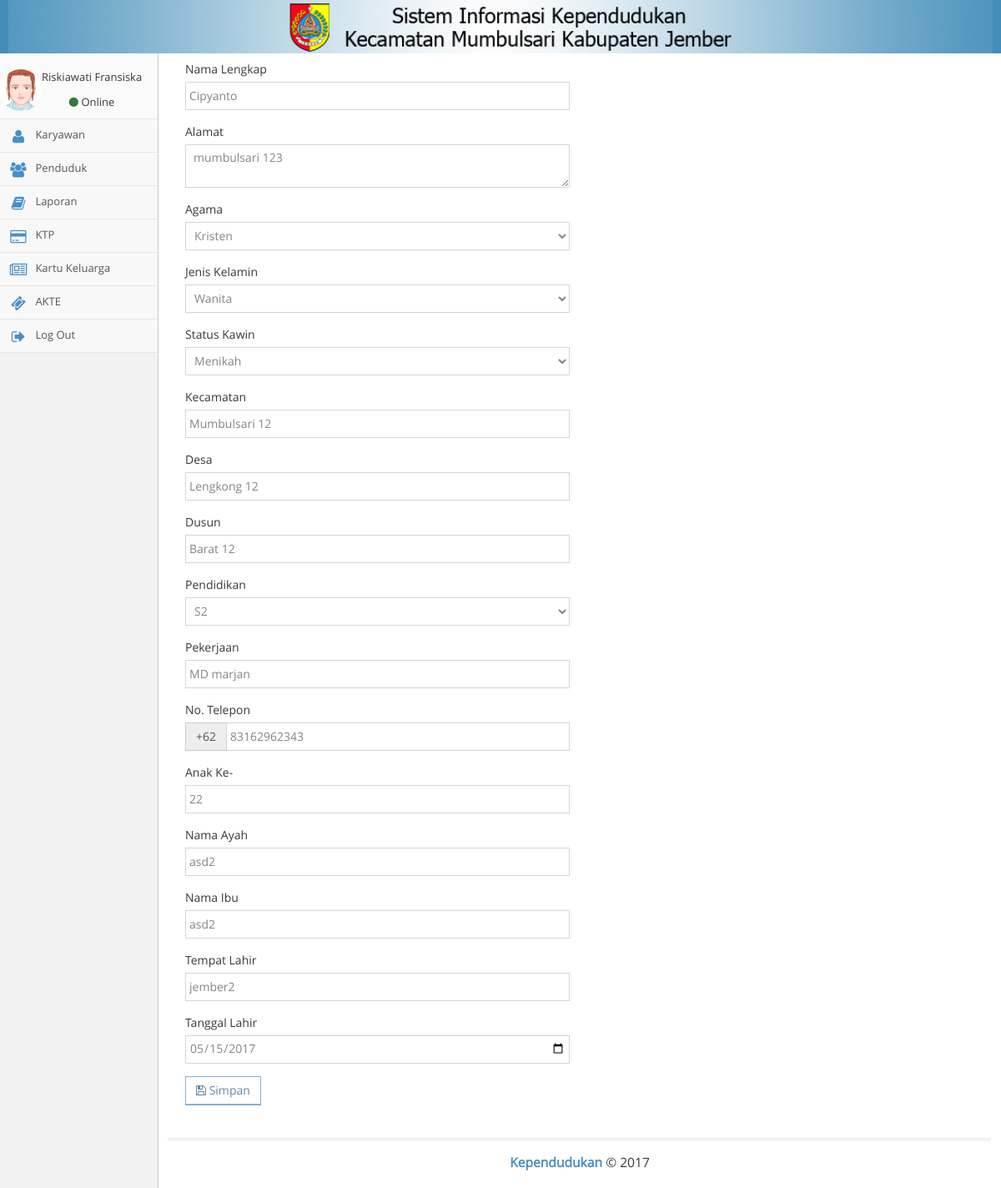
Screenshot of /index.php?page=editpen&id=2 (signed in) with the database file from the repository.
### tables this page shows
CREATE TABLE `penduduk` (
  `Id_Penduduk` int(10) unsigned NOT NULL AUTO_INCREMENT,
  `Nama` varchar(45) NOT NULL,
  `Alamat` varchar(45) NOT NULL,
  `Agama` varchar(45) NOT NULL,
  `Jenis_Kelamin` varchar(45) NOT NULL,
  `Satatus_Kawin` varchar(45) NOT NULL,
  `Kecamatan` varchar(45) NOT NULL,
  `Desa` varchar(45) NOT NULL,
  `Dusun` varchar(45) NOT NULL,
  `Pendidikan` varchar(45) NOT NULL,
  `Pekerjaan` varchar(45) NOT NULL,
  `No_Hp` varchar(45) NOT NULL,
  `Anak_Ke` varchar(45) NOT NULL,
  `Nama_Ayah` varchar(45) NOT NULL,
  `Nama_Ibu` varchar(45) NOT NULL,
  `Tempat_Lahir` varchar(45) NOT NULL,
  `Tanggal_Lahir` date NOT NULL,
  PRIMARY KEY (`Id_Penduduk`)
);

### modul/editpen.php (the view, shortened to what this page needs)
<div class="col-sm-6">
      <form method='POST' action=''>
      <?php
      $id = $_GET['id'];
      $redit = mysql_fetch_array(mysql_query("SELECT * FROM penduduk WHERE Id_Penduduk = '$id'"));
      ?>
              <div class="form-group">
                <label>Nama Lengkap </label>
                <input name="nama" type="text" required class="form-control" value="<?=$redit[Nama]?>" placeholder="Masukkan Nama Lengkap">
              </div>
              <div class="form-group">
                <label>Alamat </label>
                <textarea class="form-control" required name="alamat" rows="2"><?=$redit[Alamat]?></textarea>
              </div>
              <div class="form-group">
                <label>Agama</label>
                <select name="agama" class="form-control">
                  <option value="Kristen" <?php if ($redit['Agama'] == "Kristen") { echo "selected"; } ?>>Kristen</option>
                </select>
              </div>
              <div class="form-group">
                <label>Jenis Kelamin</label>
                <select name="jkel" class="form-control">
                  <option value="W" <?php if ($redit['Jenis_Kelamin'] == "W") { echo "selected"; } ?>>Wanita</option>
                </select>
              </div>
              <div class="form-group">
                <label>Status Kawin </label>
                <select name="status" class="form-control">
                  <option value="Menikah" <?php if ($redit['Satatus_Kawin'] == "Menikah") { echo "selected"; } ?>>Menikah</option>
                </select>
              </div>
              <div class="form-group">
                <label>Kecamatan</label>
                <input name="kec" type="text" required class="form-control" value="<?=$redit[Kecamatan]?>" placeholder="Masukkan Nama Kecamatan">
              </div>
              <div class="form-group">
                <label>Desa</label>
                <input name="desa" type="text" required class="form-control" value="<?=$redit[Desa]?>" placeholder="Masukkan Nama Desa">
              </div>
              <div class="form-group">
                <label>Dusun</label>
                <input name="dusun" type="text" required class="form-control" value="<?=$redit[Dusun]?>" placeholder="Masukkan Nama Dusun">
              </div>
              <div class="form-group">
                <label>Pendidikan</label>
                <select name="pendidikan" class="form-control">
                  <option value="S2" <?php if ($redit['Pendidikan'] == "S2") { echo "selected"; } ?>>S2</option>
                </select>
              </div>
              <div class="form-group">
                <label>Pekerjaan</label>
                <input name="kerja" type="text" class="form-control" value="<?=$redit[Pekerjaan]?>" placeholder="Masukkan Pekerjaan">
              </div>
              <div class="form-group">
                <label>No. Telepon</label>
                <div class="input-group">
                  <span class="input-group-addon">
                    +62
                  </span>
                  <input name="nohp" class="form-control input-mask-phone" value="<?=$redit[No_Hp]?>" type="text"/>
                </div>
              </div>
              <div class="form-group">
                <label>Anak Ke-</label>
                <input name="anak" type="number" required value="<?=$redit[Anak_Ke]?>" class="form-control">
              </div>
              <div class="form-group">
                <label>Nama Ayah</label>
                <input name="ayah" type="text" required class="form-control" value="<?=$redit[Nama_Ayah]?>" placeholder="Masukkan Nama Ayah">
              </div>
              <div class="form-group">
                <label>Nama Ibu</label>
                <input name="ibu" type="text" required class="form-control" value="<?=$redit[Nama_Ibu]?>" placeholder="Masukkan Nama Ibu">
              </div>
              <div class="form-group">
                <label>Tempat Lahir</label>
                <input name="tempatlah" type="text" required class="form-control" value="<?=$redit[Tempat_Lahir]?>" placeholder="Masukkan Tempat Lahir">
              </div>
              <div class="form-group">
                <label>Tanggal Lahir </label>
                <input type="date" name="tglhr" required value="<?=$redit[Tanggal_Lahir]?>" class="form-control" required>
              </div>
            <button name ="simpanuser" type="submit" value="simpan" class="btn btn-bold btn-white btn-primary"><i class="fa fa-save"></i> Simpan</button>
          </form>
</div>

### rows the page displays
penduduk: nama "Cipyanto", alamat "mumbulsari 123", agama "Kristen", jkel "Wanita", status "Menikah", kec "Mumbulsari 12", desa "Lengkong 12", dusun "Barat 12", pendidikan "S2", kerja "MD marjan", nohp "83162962343", anak "22", ayah "asd2", ibu "asd2", tempatlah "jember2", tglhr "05/15/2017"

### other values shown
$_SESSION['nama'] "Riskiawati Fransiska"
